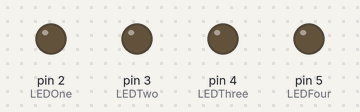
A sketch run on a simulated Arduino Uno, built with avr-gcc and run on an emulated ATmega328P. Parts: output pins drawn as LEDs (lit = HIGH).

Above: at 0.1 s.
At 5.6 s:
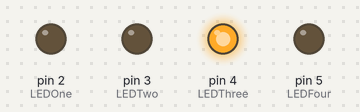
At 10.1 s:
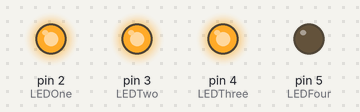
At 19.1 s:
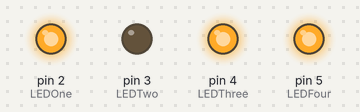
At 28.1 s:
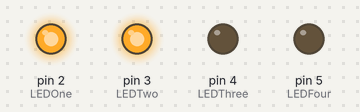
At 38.6 s:
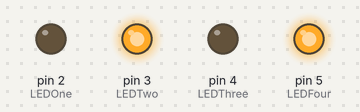
Timing chart, 0 to 40.0 s (numbered marks = the images above):
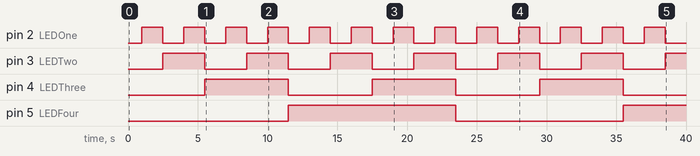

Measured:
- by itself, pin 2 (LEDOne): alternates HIGH for 1.5 s and LOW for 1.5 s
- by itself, pin 3 (LEDTwo): alternates HIGH for 3.0 s and LOW for 3.0 s
- by itself, pin 4 (LEDThree): alternates HIGH for 6.0 s and LOW for 6.0 s
- by itself, pin 5 (LEDFour): LOW → HIGH at 11.5 s, → LOW 12.0 s later, → HIGH 12.0 s later

The sketch:

counter.ino
```cpp
int LEDOne = 2; 	// this LED represents 1. digit	(2**0)
int LEDTwo = 3;		// this LED represents 2. digit (2**1)
int LEDThree = 4;	// this LED represents 3. digit	(2**2)
int LEDFour = 5;	// this LED represents 4. digit (2**3)

int number = 1;		//
int remainder;

bool pin5;
bool pin4;
bool pin3;
bool pin2;

char x[4];

int place = 0;

int new_number = 2;

int counter = 0;
int zero_counter = 0;

void setup() {
  Serial.begin(5);

  pinMode(LEDOne, OUTPUT);
  pinMode(LEDTwo, OUTPUT);
  pinMode(LEDThree, OUTPUT);
  pinMode(LEDFour, OUTPUT);
}

void loop() {
  	while (true) {
      	remainder = number % 2;
      	number = number / 2;

  		if (remainder == 1) {
			x[place] = 1;
            place++;
    	}
      	if (remainder == 0) {
			x[place] = 0;
            place++;
        }

      	counter++;

      	if (counter == 4) {
        	break;
      	}
    }


	pin5 = x[0];
  	pin4 = x[1];
  	pin3 = x[2];
  	pin2 = x[3];

  	delay(1000);

  	if (pin5) {
  		digitalWrite(LEDOne, HIGH);
    }
  	else {
  		digitalWrite(LEDOne, LOW);
    }
//=====================================
  	if (pin4) {
  		digitalWrite(LEDTwo, HIGH);
    }
  	else {
  		digitalWrite(LEDTwo, LOW);
    }
//====================================
  	if (pin3) {
  		digitalWrite(LEDThree, HIGH);
    }
  	else {
  		digitalWrite(LEDThree, LOW);
    }
//====================================
  	if (pin2) {
  		digitalWrite(LEDFour, HIGH);
    }
  	else {
  		digitalWrite(LEDFour, LOW);
    }
//====================================
  	delay(500);
	number = new_number;

  	new_number++;
  	counter = 0;
  	place = 0;
}
```
